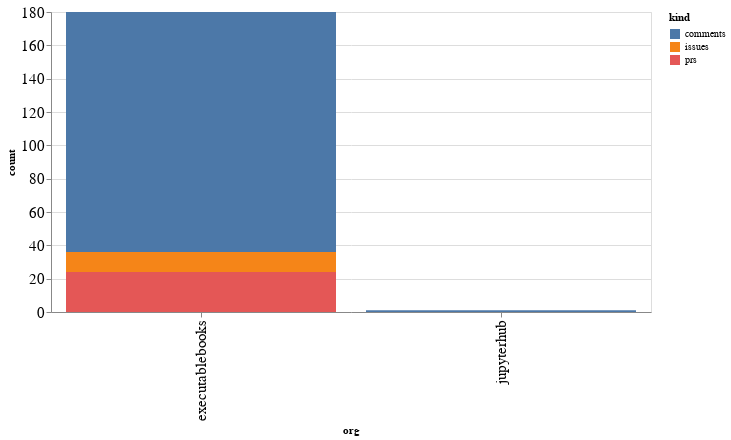

Source (notebook cell):
### Code cell
alt.Chart(org_summaries, width=600).mark_bar().encode(
    x='org',
    y='count',
    color='kind',
    tooltip="org"
)

### Figure 1 — Vega-Lite specification as saved in the notebook (floating-point values rounded to 4 significant figures)
{"config": {"axisLeft": {"labelFontSize": 15}, "axisBottom": {"labelFontSize": 15}}, "data": {"name": "data-28053b5f5420f60a8db76e4fc265ed89"}, "mark": "bar", "encoding": {"color": {"type": "nominal", "field": "kind"}, "tooltip": {"type": "nominal", "field": "org"}, "x": {"type": "nominal", "field": "org"}, "y": {"type": "quantitative", "field": "count"}}, "width": 600, "$schema": "https://vega.github.io/schema/vega-lite/v4.8.1.json", "datasets": {"data-28053b5f5420f60a8db76e4fc265ed89": [{"org": "executablebooks", "kind": "comments", "count": 144}, {"org": "executablebooks", "kind": "issues", "count": 12}, {"org": "executablebooks", "kind": "prs", "count": 24}, {"org": "jupyterhub", "kind": "comments", "count": 1}]}}
